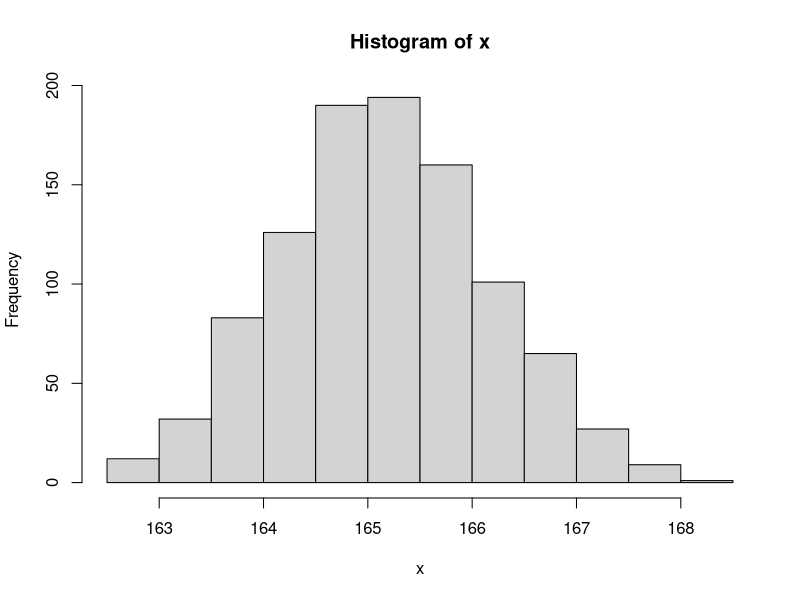
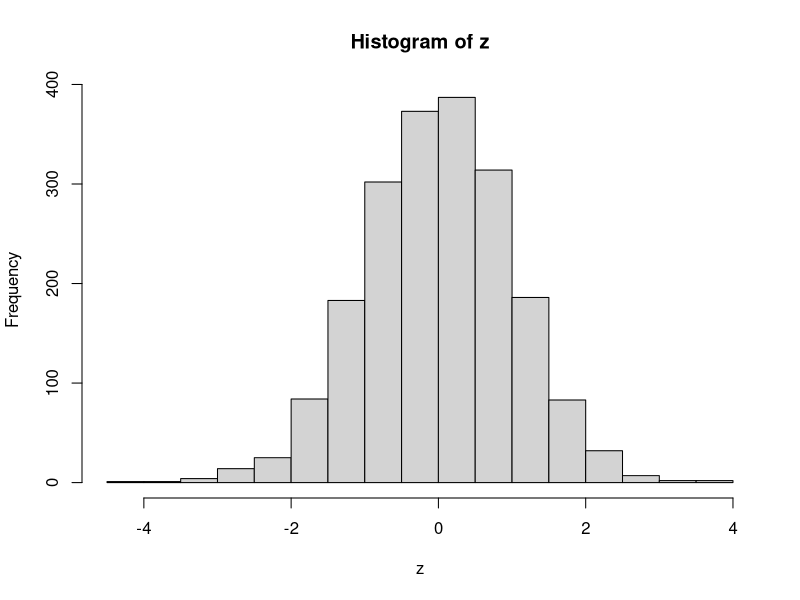
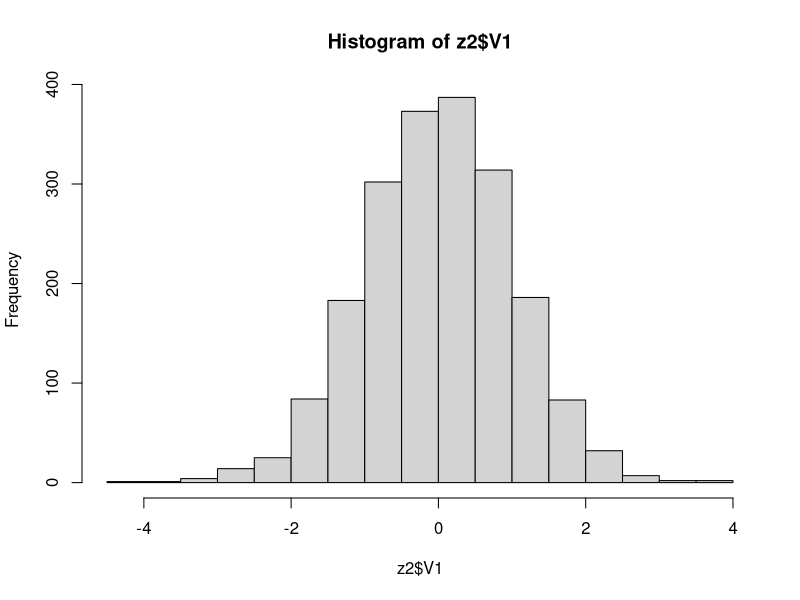

R code for these plots, in order: (Note: this script raises an error after producing the figures.)
# chap08_hypothesis

# 가설(hypothesis)  어떤 사건 설명하기위한 가정 - 가설(hypothesis)
# 검정(Test)        검정통계량(표본)으로 가설 채택 or 기각과정
# 추정              표본을 통해서 모집단을 확률적으로 추정 
# 신뢰구간          모수를 포함하는 구간(채택역), 벗어나면(기각역)
# 유의수준          알파 표시 , 오차범위 기준
# 구간추정          신뢰구간과 검정통계량 비교해서 가설 기각 유무 결정



# 귀무가설(HO) : 중2 남학생 평균키는 165.2cm 차이가 없다.
# 대립가설(H1) : 중2 남학생 평균키는 165.2cm 차이가 있다.

#----------------------------------------------------------------
# 1. 모집단에서 표본 추출(1000학생)

x <- rnorm(1000,mean=165.2,sd=1) 
hist(x)

# 정규성 검정
# 귀무가설 : 정규분포와 차이가없다.
shapiro.test(x)
# W = 0.99779       - 검정통계량으로 유의확률 확인
# p-value = 0.2059  - 0.05보다 p값이 크므로 귀무가설 채택



#----------------------------------------------------------------
# 2.평균차이 검정 : 평균 : 165.2cm
t.test(x,mu=165.2)

# t값 , df(자유도) : 검정통계량   //  p-value : 유의확률 

# data:  x
# t = 0.046705, df = 4999, p-value = 0.9628
# alternative hypothesis: true mean is not equal to 165.2
# 95 percent confidence interval:
#   165.1729 165.2284
# sample estimates:
#   mean of x 
# 165.2007    -> 실제평균 (mean(x)) - 표본의 통계

# [해설] 검정통계량이 신뢰구간에 포함되므로 모수의 평균키 165.2cm와 차이가 없다고 볼수있다.


#----------------------------------------------------------------
# 3. 기각역의 평균검정
t.test(x,mu=165.09,conf.level = 0.95) # 신뢰수준 95

#----------------------------------------------------------------
# 4. 신뢰수준 변경
t.test(x,mu=165.2,conf.level = 0.99)
# 신뢰수준 향상 -> 신뢰구간 넓어짐(귀무가설 기각 더 어려워짐)

#----------------------------------------------------------------
# 표준화 vs 정규화

# 1 .표준화 : 정규분포 -> 표준 정규분포(0,1)
# 정규분포
n <- 2000
x <- rnorm(n,mean=100,sd=10)
shapiro.test(x)

# 표준화 공식 (z) = (x-mu)/sd(x)
z  <- (x - mean(x) )/ sd(x)
hist(z)

# scale() 함수 표준화 함수
z2 <- as.data.frame(scale(x)) # matrix -> data.frame
str(z2)
hist(z2$V1)

# 2.정규화 
# - 특정변수값을 일정한 범위(0~1)로 일치시키는 과정
str(iris)
summary(iris[-5])

iris_nor <- as.data.frame(scale(iris[-5]))
summary(iris_nor)

# 2)정규화 함수정의(0~1)

nor <- function(x){
  return((x-min(x)) / (max(x)-min(x)))
}

iris_nor2 <- apply(iris[-5],2,nor)
summary(iris_nor2)


# 3. 데이터셋 샘플링 

#sample(x,100,replace= FALSE) # 비복원 추출

no <- 1: 100
score <- runif(100,min=40,max=100)
score

df <- data.frame(no,score)
nrow(df)
idx <- sample (x = nrow(df),size=15)
idx
sam <- df[idx,]
sam


# train/test 70% 30% dataset
idx <- sample(x = nrow(df),size= x*0.7)
idx

train <- df[idx,]
test  <- df[-idx,]
dim(test)


# 50% vs 50% 
idx <- sample(nrow(iris),nrow(iris)*0.5)
train <- iris[idx,]
test <- iris[-idx,]

head(iris)
# speal.length : y (종속변수)
# petal.length : x (독립변수)
# model : x - > y

model <- lm(Sepal.Length ~Petal.Length ,data = train)
pred  <- model$fitted.values # 예측치 (y 예측)
pred

model2 <- lm(Sepal.Length ~Petal.Length ,data = test)
pred2 <- model2$fitted.values
pred2
predict(model, newdata=test$Pepal.Length, interval="confidence")

# train_y 
train_y <- train$Sepal.Length # 정답

# train_y 
test_y <- test$Sepal.Length # 정답

# 정답 vs 예측치
plot(train$Petal.Length,train_y , col="blue")
points(train$Petal.Length,pred , col="red")

# 범례
legend("topleft" ,legend = c("예측","실제") ,col =c('red','blue') ,pch=c(18,19))
